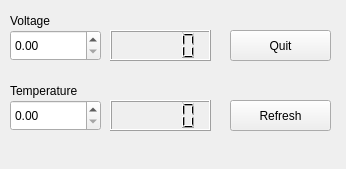
<?xml version="1.0" encoding="UTF-8"?>
<ui version="4.0">
 <class>Form</class>
 <widget class="QWidget" name="Form">
  <property name="geometry">
   <rect>
    <x>0</x>
    <y>0</y>
    <width>346</width>
    <height>169</height>
   </rect>
  </property>
  <property name="windowTitle">
   <string>Form</string>
  </property>
  <widget class="QPushButton" name="quitButton">
   <property name="geometry">
    <rect>
     <x>230</x>
     <y>30</y>
     <width>101</width>
     <height>31</height>
    </rect>
   </property>
   <property name="text">
    <string>Quit</string>
   </property>
  </widget>
  <widget class="QDoubleSpinBox" name="LCVRin">
   <property name="geometry">
    <rect>
     <x>10</x>
     <y>30</y>
     <width>91</width>
     <height>31</height>
    </rect>
   </property>
  </widget>
  <widget class="QLabel" name="LCVRout">
   <property name="geometry">
    <rect>
     <x>110</x>
     <y>70</y>
     <width>131</width>
     <height>21</height>
    </rect>
   </property>
   <property name="text">
    <string/>
   </property>
  </widget>
  <widget class="QDoubleSpinBox" name="TEMPin">
   <property name="geometry">
    <rect>
     <x>10</x>
     <y>100</y>
     <width>91</width>
     <height>31</height>
    </rect>
   </property>
  </widget>
  <widget class="QLabel" name="Voltage">
   <property name="geometry">
    <rect>
     <x>10</x>
     <y>10</y>
     <width>131</width>
     <height>21</height>
    </rect>
   </property>
   <property name="text">
    <string>Voltage</string>
   </property>
  </widget>
  <widget class="QLabel" name="Temperature">
   <property name="geometry">
    <rect>
     <x>10</x>
     <y>80</y>
     <width>131</width>
     <height>21</height>
    </rect>
   </property>
   <property name="text">
    <string>Temperature</string>
   </property>
  </widget>
  <widget class="QLabel" name="TEMPout">
   <property name="geometry">
    <rect>
     <x>110</x>
     <y>140</y>
     <width>131</width>
     <height>21</height>
    </rect>
   </property>
   <property name="text">
    <string/>
   </property>
  </widget>
  <widget class="QLCDNumber" name="TempLCD">
   <property name="geometry">
    <rect>
     <x>110</x>
     <y>100</y>
     <width>101</width>
     <height>31</height>
    </rect>
   </property>
  </widget>
  <widget class="QLCDNumber" name="VoltageLCD">
   <property name="geometry">
    <rect>
     <x>110</x>
     <y>30</y>
     <width>101</width>
     <height>31</height>
    </rect>
   </property>
  </widget>
  <widget class="QPushButton" name="refreshButton">
   <property name="geometry">
    <rect>
     <x>230</x>
     <y>100</y>
     <width>101</width>
     <height>31</height>
    </rect>
   </property>
   <property name="text">
    <string>Refresh</string>
   </property>
  </widget>
 </widget>
 <resources/>
 <connections/>
</ui>
